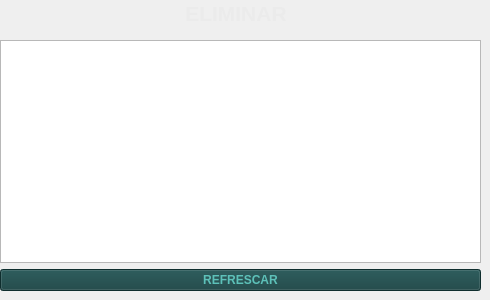
           <widget class="QWidget" name="tab_5">
            <attribute name="icon">
             <iconset>
              <normaloff>assets/SpotyUI/Eliminar.png</normaloff>assets/SpotyUI/Eliminar.png</iconset>
            </attribute>
            <attribute name="title">
             <string/>
            </attribute>
            <widget class="QWidget" name="layoutWidget_9">
             <property name="geometry">
              <rect>
               <x>0</x>
               <y>0</y>
               <width>471</width>
               <height>27</height>
              </rect>
             </property>
             <layout class="QHBoxLayout" name="horizontalLayout_6">
              <item>
               <spacer name="horizontalSpacer_11">
                <property name="orientation">
                 <enum>Qt::Horizontal</enum>
                </property>
                <property name="sizeHint" stdset="0">
                 <size>
                  <width>40</width>
                  <height>20</height>
                 </size>
                </property>
               </spacer>
              </item>
              <item>
               <widget class="QLabel" name="label_11">
                <property name="font">
                 <font>
                  <pointsize>16</pointsize>
                  <weight>75</weight>
                  <bold>true</bold>
                 </font>
                </property>
                <property name="styleSheet">
                 <string notr="true">color: rgb(235, 235, 235);</string>
                </property>
                <property name="text">
                 <string>ELIMINAR</string>
                </property>
                <property name="alignment">
                 <set>Qt::AlignCenter</set>
                </property>
               </widget>
              </item>
              <item>
               <spacer name="horizontalSpacer_12">
                <property name="orientation">
                 <enum>Qt::Horizontal</enum>
                </property>
                <property name="sizeHint" stdset="0">
                 <size>
                  <width>40</width>
                  <height>20</height>
                 </size>
                </property>
               </spacer>
              </item>
             </layout>
            </widget>
            <widget class="QWidget" name="layoutWidget">
             <property name="geometry">
              <rect>
               <x>0</x>
               <y>40</y>
               <width>481</width>
               <height>251</height>
              </rect>
             </property>
             <layout class="QVBoxLayout" name="verticalLayout_4">
              <item>
               <widget class="QTableView" name="BorrarTable">
                <property name="font">
                 <font>
                  <weight>75</weight>
                  <bold>true</bold>
                 </font>
                </property>
                <property name="styleSheet">
                 <string notr="true">background-color: rgb(93, 193, 185);
border-color: rgb(0, 0, 0);
selection-background-color: rgb(21, 65, 65);
color: rgb(11, 31, 31);
border-top-color: rgb(11, 31, 31);
gridline-color: rgb(11, 31, 31);
selection-color: rgb(187, 191, 179);
QHeaderView::section { 
			background-color: #0b1f1f 
	}</string>
                </property>
                <attribute name="horizontalHeaderDefaultSectionSize">
                 <number>119</number>
                </attribute>
               </widget>
              </item>
              <item>
               <widget class="QPushButton" name="BorrarRefresh">
                <property name="font">
                 <font>
                  <pointsize>9</pointsize>
                  <weight>75</weight>
                  <bold>true</bold>
                 </font>
                </property>
                <property name="styleSheet">
                 <string notr="true">color: rgb(93, 193, 185);
background-color: #154141;</string>
                </property>
                <property name="text">
                 <string>REFRESCAR</string>
                </property>
               </widget>
              </item>
             </layout>
            </widget>
           </widget>
